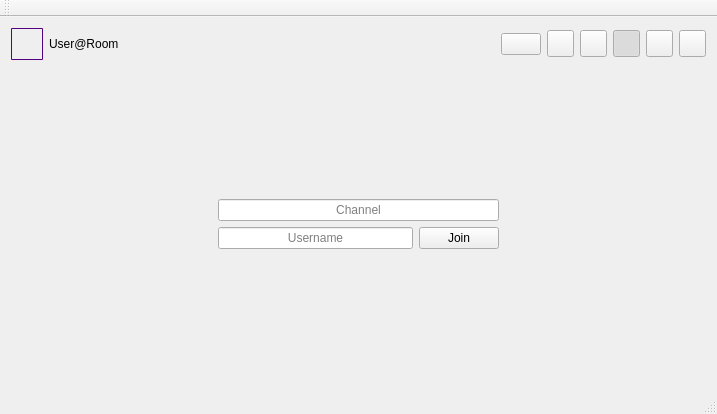
<?xml version="1.0" encoding="UTF-8"?>
<ui version="4.0">
 <class>MainWindow</class>
 <widget class="QMainWindow" name="MainWindow">
  <property name="geometry">
   <rect>
    <x>0</x>
    <y>0</y>
    <width>717</width>
    <height>414</height>
   </rect>
  </property>
  <property name="windowTitle">
   <string>MainWindow</string>
  </property>
  <property name="windowIcon">
   <iconset resource="resources.qrc">
    <normaloff>:/images/32x32transparentbg.png</normaloff>:/images/32x32transparentbg.png</iconset>
  </property>
  <property name="styleSheet">
   <string notr="true">#centralWidget{
	background-color: rgb(149, 104, 126);
	background-image: url(:/images/bat.png);
	background-repeat: no-repeat;
	background-position: center;
	}
#centralWidget &gt; QPushButton
{
	border-style: solid;
	border-width: 1px;
	border-radius: 5px;
	border-color: rgb(85, 0, 127);

	height: 27px;
	width: 27px;
	
	background-color: qradialgradient(spread:pad, cx:0.5, cy:0.5, radius:0.5, fx:0.5, fy:0.5, stop:0 rgba(255, 255, 255, 255), stop:1 rgba(149, 104, 126,255));
	
	color: rgb(55,55,55);
	font-size: 20px;
	font-weight: bold;
}

#centralWidget &gt; QPushButton:pressed
{
	
	background-color: qradialgradient(spread:pad, cx:0.75, cy:0.75, radius:0.65, fx:0.75, fy:0.75, stop:0 rgba(255, 255, 255, 255), stop:1 rgba(149, 104, 126,255));

}

QLineEdit, QTextEdit, QTextBrowser, QListWidget{
	background-color: rgba(48,10,36,127);
	color: #FFFFFF;
	border-style: solid;
	border-color: white;
	border-width: 1px;
}

QLabel {
	color: white;
}

QTextBrowser, QListWidget{
	border-right-width: 0px;
}

  QScrollBar:vertical {
     border: 1px solid white;
	 border-left-width: 0px;
     background: rgba(48,10,36,127);
     width: 5px;
     margin: 0px 0px 0px 0px;
 }
 QScrollBar::handle:vertical {
     background: white;
     min-height: 20px;
     subcontrol-origin: margin;
 }

 QScrollBar::add-line:vertical {
     border: 0px solid grey;
     background: #300A24;
     height: 0px;
     subcontrol-position: bottom;
     subcontrol-origin: margin;
 }

 QScrollBar::sub-line:vertical {
     border: 0px solid grey;
     background: #300A24;
     height: 0px;
     subcontrol-position: top;
     subcontrol-origin: margin;
 }</string>
  </property>
  <widget class="QWidget" name="centralWidget">
   <layout class="QGridLayout" name="gridLayout_2">
    <item row="0" column="8">
     <widget class="QPushButton" name="logoutButton">
      <property name="minimumSize">
       <size>
        <width>27</width>
        <height>27</height>
       </size>
      </property>
      <property name="maximumSize">
       <size>
        <width>27</width>
        <height>27</height>
       </size>
      </property>
      <property name="mouseTracking">
       <bool>false</bool>
      </property>
      <property name="focusPolicy">
       <enum>Qt::NoFocus</enum>
      </property>
      <property name="text">
       <string/>
      </property>
      <property name="icon">
       <iconset resource="resources.qrc">
        <normaloff>:/images/ejectbutton.png</normaloff>:/images/ejectbutton.png</iconset>
      </property>
      <property name="iconSize">
       <size>
        <width>25</width>
        <height>25</height>
       </size>
      </property>
     </widget>
    </item>
    <item row="0" column="3">
     <widget class="QLabel" name="chatMessageLabel">
      <property name="text">
       <string/>
      </property>
     </widget>
    </item>
    <item row="0" column="1">
     <widget class="QLabel" name="roomLabel">
      <property name="text">
       <string>User@Room</string>
      </property>
     </widget>
    </item>
    <item row="0" column="5">
     <widget class="QPushButton" name="leaveButton">
      <property name="minimumSize">
       <size>
        <width>27</width>
        <height>27</height>
       </size>
      </property>
      <property name="maximumSize">
       <size>
        <width>27</width>
        <height>27</height>
       </size>
      </property>
      <property name="focusPolicy">
       <enum>Qt::NoFocus</enum>
      </property>
      <property name="text">
       <string/>
      </property>
      <property name="icon">
       <iconset resource="resources.qrc">
        <normaloff>:/images/minus.png</normaloff>:/images/minus.png</iconset>
      </property>
     </widget>
    </item>
    <item row="0" column="6">
     <widget class="QPushButton" name="joinButton">
      <property name="minimumSize">
       <size>
        <width>27</width>
        <height>27</height>
       </size>
      </property>
      <property name="maximumSize">
       <size>
        <width>27</width>
        <height>27</height>
       </size>
      </property>
      <property name="focusPolicy">
       <enum>Qt::NoFocus</enum>
      </property>
      <property name="text">
       <string/>
      </property>
      <property name="icon">
       <iconset resource="resources.qrc">
        <normaloff>:/images/plus.png</normaloff>:/images/plus.png</iconset>
      </property>
     </widget>
    </item>
    <item row="0" column="9">
     <widget class="QPushButton" name="closeButton">
      <property name="minimumSize">
       <size>
        <width>27</width>
        <height>27</height>
       </size>
      </property>
      <property name="maximumSize">
       <size>
        <width>27</width>
        <height>27</height>
       </size>
      </property>
      <property name="focusPolicy">
       <enum>Qt::NoFocus</enum>
      </property>
      <property name="text">
       <string/>
      </property>
      <property name="icon">
       <iconset resource="resources.qrc">
        <normaloff>:/images/x.png</normaloff>:/images/x.png</iconset>
      </property>
      <property name="iconSize">
       <size>
        <width>25</width>
        <height>25</height>
       </size>
      </property>
      <property name="autoDefault">
       <bool>false</bool>
      </property>
      <property name="default">
       <bool>false</bool>
      </property>
      <property name="flat">
       <bool>false</bool>
      </property>
     </widget>
    </item>
    <item row="0" column="2">
     <spacer name="horizontalSpacer_3">
      <property name="orientation">
       <enum>Qt::Horizontal</enum>
      </property>
      <property name="sizeHint" stdset="0">
       <size>
        <width>40</width>
        <height>20</height>
       </size>
      </property>
     </spacer>
    </item>
    <item row="0" column="0">
     <widget class="QLabel" name="chatIcon">
      <property name="minimumSize">
       <size>
        <width>32</width>
        <height>32</height>
       </size>
      </property>
      <property name="maximumSize">
       <size>
        <width>32</width>
        <height>32</height>
       </size>
      </property>
      <property name="styleSheet">
       <string notr="true">border-style: solid;
	border-width: 1px;
	border-radius: 1px;
	border-color: rgb(85, 0, 127);</string>
      </property>
      <property name="text">
       <string/>
      </property>
      <property name="pixmap">
       <pixmap resource="resources.qrc">:/images/32x32transparentbg.png</pixmap>
      </property>
     </widget>
    </item>
    <item row="0" column="7">
     <widget class="QPushButton" name="toggleMicButton">
      <property name="minimumSize">
       <size>
        <width>27</width>
        <height>27</height>
       </size>
      </property>
      <property name="maximumSize">
       <size>
        <width>27</width>
        <height>27</height>
       </size>
      </property>
      <property name="focusPolicy">
       <enum>Qt::NoFocus</enum>
      </property>
      <property name="text">
       <string/>
      </property>
      <property name="icon">
       <iconset resource="resources.qrc">
        <normaloff>:/images/no_microphonebutton.png</normaloff>
        <normalon>:/images/microphonebutton.png</normalon>:/images/no_microphonebutton.png</iconset>
      </property>
      <property name="iconSize">
       <size>
        <width>25</width>
        <height>25</height>
       </size>
      </property>
      <property name="checkable">
       <bool>true</bool>
      </property>
      <property name="checked">
       <bool>true</bool>
      </property>
     </widget>
    </item>
    <item row="1" column="0" colspan="10">
     <layout class="QGridLayout" name="gridLayout">
      <item row="0" column="0">
       <widget class="QStackedWidget" name="stackedWidget">
        <property name="currentIndex">
         <number>0</number>
        </property>
        <widget class="QWidget" name="loginPage">
         <layout class="QGridLayout" name="gridLayout_3">
          <item row="0" column="2">
           <spacer name="verticalSpacer">
            <property name="orientation">
             <enum>Qt::Vertical</enum>
            </property>
            <property name="sizeHint" stdset="0">
             <size>
              <width>20</width>
              <height>86</height>
             </size>
            </property>
           </spacer>
          </item>
          <item row="2" column="1" colspan="2">
           <widget class="QLineEdit" name="roomNameLine">
            <property name="alignment">
             <set>Qt::AlignCenter</set>
            </property>
            <property name="placeholderText">
             <string>Channel</string>
            </property>
           </widget>
          </item>
          <item row="0" column="0">
           <spacer name="horizontalSpacer">
            <property name="orientation">
             <enum>Qt::Horizontal</enum>
            </property>
            <property name="sizeHint" stdset="0">
             <size>
              <width>191</width>
              <height>20</height>
             </size>
            </property>
           </spacer>
          </item>
          <item row="3" column="1">
           <widget class="QLineEdit" name="usernameLine">
            <property name="alignment">
             <set>Qt::AlignCenter</set>
            </property>
            <property name="placeholderText">
             <string>Username</string>
            </property>
           </widget>
          </item>
          <item row="1" column="1">
           <widget class="QLabel" name="label">
            <property name="text">
             <string/>
            </property>
           </widget>
          </item>
          <item row="0" column="3">
           <spacer name="horizontalSpacer_2">
            <property name="orientation">
             <enum>Qt::Horizontal</enum>
            </property>
            <property name="sizeHint" stdset="0">
             <size>
              <width>191</width>
              <height>20</height>
             </size>
            </property>
           </spacer>
          </item>
          <item row="3" column="2">
           <widget class="QPushButton" name="loginButton">
            <property name="text">
             <string>Join</string>
            </property>
           </widget>
          </item>
          <item row="5" column="2">
           <spacer name="verticalSpacer_2">
            <property name="orientation">
             <enum>Qt::Vertical</enum>
            </property>
            <property name="sizeHint" stdset="0">
             <size>
              <width>20</width>
              <height>86</height>
             </size>
            </property>
           </spacer>
          </item>
          <item row="4" column="1" colspan="2">
           <widget class="QLabel" name="loginErrorLabel">
            <property name="text">
             <string/>
            </property>
           </widget>
          </item>
         </layout>
        </widget>
        <widget class="QWidget" name="chatPage">
         <layout class="QVBoxLayout" name="verticalLayout" stretch="1,0">
          <property name="spacing">
           <number>6</number>
          </property>
          <property name="sizeConstraint">
           <enum>QLayout::SetDefaultConstraint</enum>
          </property>
          <property name="leftMargin">
           <number>10</number>
          </property>
          <property name="topMargin">
           <number>10</number>
          </property>
          <property name="rightMargin">
           <number>10</number>
          </property>
          <property name="bottomMargin">
           <number>10</number>
          </property>
          <item>
           <layout class="QGridLayout" name="gridLayout_4" rowstretch="1618,1000" columnstretch="1618,1000">
            <property name="spacing">
             <number>0</number>
            </property>
            <item row="0" column="1">
             <widget class="QListWidget" name="usersListWidget">
              <property name="focusPolicy">
               <enum>Qt::NoFocus</enum>
              </property>
              <property name="verticalScrollBarPolicy">
               <enum>Qt::ScrollBarAlwaysOn</enum>
              </property>
              <property name="horizontalScrollBarPolicy">
               <enum>Qt::ScrollBarAlwaysOff</enum>
              </property>
              <item>
               <property name="text">
                <string>User1</string>
               </property>
              </item>
              <item>
               <property name="text">
                <string>User2</string>
               </property>
              </item>
              <item>
               <property name="text">
                <string>User3</string>
               </property>
              </item>
              <item>
               <property name="text">
                <string>User4</string>
               </property>
              </item>
              <item>
               <property name="text">
                <string>User5</string>
               </property>
              </item>
              <item>
               <property name="text">
                <string>User6</string>
               </property>
              </item>
              <item>
               <property name="text">
                <string>User7</string>
               </property>
              </item>
              <item>
               <property name="text">
                <string>User8</string>
               </property>
              </item>
              <item>
               <property name="text">
                <string>User9</string>
               </property>
              </item>
              <item>
               <property name="text">
                <string>User10</string>
               </property>
              </item>
              <item>
               <property name="text">
                <string>User11</string>
               </property>
              </item>
              <item>
               <property name="text">
                <string>User12</string>
               </property>
              </item>
              <item>
               <property name="text">
                <string>User13</string>
               </property>
              </item>
             </widget>
            </item>
            <item row="1" column="1">
             <widget class="QListWidget" name="roomsListWidget">
              <property name="focusPolicy">
               <enum>Qt::NoFocus</enum>
              </property>
              <property name="verticalScrollBarPolicy">
               <enum>Qt::ScrollBarAlwaysOn</enum>
              </property>
              <property name="horizontalScrollBarPolicy">
               <enum>Qt::ScrollBarAlwaysOff</enum>
              </property>
              <property name="alternatingRowColors">
               <bool>false</bool>
              </property>
              <property name="selectionMode">
               <enum>QAbstractItemView::SingleSelection</enum>
              </property>
              <item>
               <property name="text">
                <string>Chatroom1</string>
               </property>
              </item>
              <item>
               <property name="text">
                <string>Chatroom2</string>
               </property>
              </item>
              <item>
               <property name="text">
                <string>Chatroom3</string>
               </property>
              </item>
              <item>
               <property name="text">
                <string>Chatroom4</string>
               </property>
              </item>
              <item>
               <property name="text">
                <string>Chatroom5</string>
               </property>
              </item>
              <item>
               <property name="text">
                <string>Chatroom6</string>
               </property>
              </item>
              <item>
               <property name="text">
                <string>Chatroom7</string>
               </property>
              </item>
              <item>
               <property name="text">
                <string>Chatroom8</string>
               </property>
              </item>
              <item>
               <property name="text">
                <string>Chatroom9</string>
               </property>
              </item>
              <item>
               <property name="text">
                <string>Chatroom10</string>
               </property>
              </item>
             </widget>
            </item>
            <item row="0" column="0" rowspan="2">
             <widget class="QTextBrowser" name="textBrowser">
              <property name="verticalScrollBarPolicy">
               <enum>Qt::ScrollBarAlwaysOn</enum>
              </property>
              <property name="horizontalScrollBarPolicy">
               <enum>Qt::ScrollBarAlwaysOff</enum>
              </property>
              <property name="html">
               <string>&lt;!DOCTYPE HTML PUBLIC &quot;-//W3C//DTD HTML 4.0//EN&quot; &quot;http://www.w3.org/TR/REC-html40/strict.dtd&quot;&gt;
&lt;html&gt;&lt;head&gt;&lt;meta name=&quot;qrichtext&quot; content=&quot;1&quot; /&gt;&lt;style type=&quot;text/css&quot;&gt;
p, li { white-space: pre-wrap; }
&lt;/style&gt;&lt;/head&gt;&lt;body style=&quot; font-family:'Sans Serif'; font-size:9pt; font-weight:400; font-style:normal;&quot;&gt;
&lt;p style=&quot;-qt-paragraph-type:empty; margin-top:0px; margin-bottom:0px; margin-left:0px; margin-right:0px; -qt-block-indent:0; text-indent:0px;&quot;&gt;&lt;br /&gt;&lt;/p&gt;&lt;/body&gt;&lt;/html&gt;</string>
              </property>
             </widget>
            </item>
           </layout>
          </item>
          <item>
           <layout class="QHBoxLayout" name="horizontalLayout_3">
            <property name="bottomMargin">
             <number>0</number>
            </property>
            <item>
             <widget class="QLineEdit" name="chatBox"/>
            </item>
            <item>
             <widget class="QPushButton" name="sendButton">
              <property name="sizePolicy">
               <sizepolicy hsizetype="Minimum" vsizetype="Fixed">
                <horstretch>0</horstretch>
                <verstretch>0</verstretch>
               </sizepolicy>
              </property>
              <property name="minimumSize">
               <size>
                <width>0</width>
                <height>23</height>
               </size>
              </property>
              <property name="maximumSize">
               <size>
                <width>16777215</width>
                <height>23</height>
               </size>
              </property>
              <property name="text">
               <string>Send</string>
              </property>
             </widget>
            </item>
           </layout>
          </item>
         </layout>
        </widget>
       </widget>
      </item>
     </layout>
    </item>
    <item row="0" column="4">
     <widget class="QPushButton" name="emailButton">
      <property name="focusPolicy">
       <enum>Qt::NoFocus</enum>
      </property>
      <property name="text">
       <string/>
      </property>
      <property name="icon">
       <iconset resource="resources.qrc">
        <normaloff>:/images/email.png</normaloff>:/images/email.png</iconset>
      </property>
     </widget>
    </item>
   </layout>
  </widget>
  <widget class="QMenuBar" name="menuBar">
   <property name="geometry">
    <rect>
     <x>0</x>
     <y>0</y>
     <width>717</width>
     <height>20</height>
    </rect>
   </property>
  </widget>
  <widget class="QToolBar" name="mainToolBar">
   <attribute name="toolBarArea">
    <enum>TopToolBarArea</enum>
   </attribute>
   <attribute name="toolBarBreak">
    <bool>false</bool>
   </attribute>
  </widget>
  <widget class="QStatusBar" name="statusBar"/>
 </widget>
 <layoutdefault spacing="6" margin="11"/>
 <resources>
  <include location="resources.qrc"/>
 </resources>
 <connections/>
</ui>
